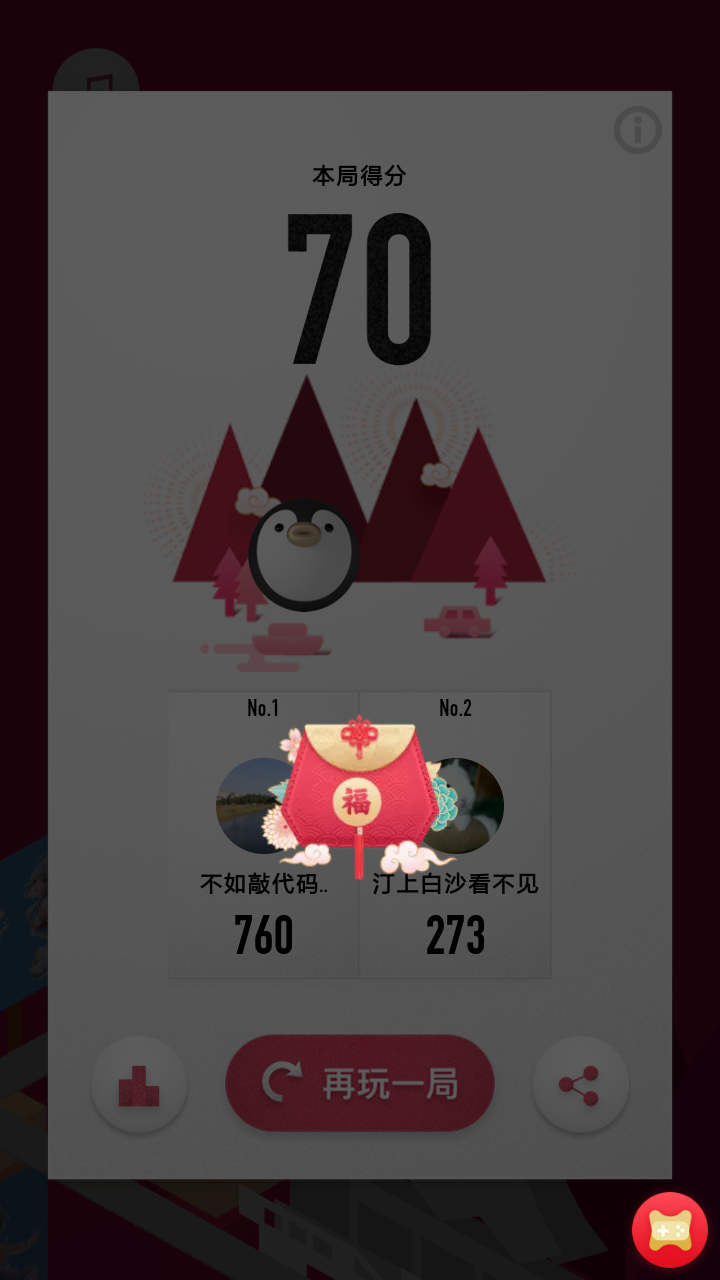
#> input picture qq新年小游戏自动化/screen.png, 720 x 1280 px
$ python bbb.py   (older library calls are emulated)
#> lines starting #> are read from the running program, lines starting #| are printed output that depends on the picture; after the words box and inside, x2 and y2 are one past the last pixel; in counts of white or black regions, pixels touching at a corner belong together
import os
from PIL import Image
import time
import math
import cv2
import numpy as np
import heapq
table = \
[[370.192610797441,	63,					1222.23924476274],#
[332.480181191179,	482.217391304348,	478.762861347733],#
[332.551388071164,	337.512820512821,	575.474087826608],#
[540.044376442758,	66,					1811.28786022420],#
[332.454426382246,	246,				688.254557260936],#
[455.411421996461,	66.4761904761905,	1522.11535541034],#
[331.687169437161,	154.555555555556,	838.409866751495],
[342.658108945075,	66,					1117.61785018496],#
[331.740505840226,	190.300000000000,	788.655025694628],#
[511.948289523586,	68,					1695.07350808520],#
[427.318576218855,	67.3846153846154,	1408.09957210229],#
[332.069448590643,	82.8181818181818,	1019.944088364365],#
[483.190764648091,	67.5454545454546,	1616.31058572181],#
[568.332955675357,	67,					1931.34776362038],
[398.577173247481,	63,					1323.55584354616],#
[331.192205275360,	90,					996.142894381075]]#
# [6 lines left out: function getTime, not called in this run]
def getScreenImage(filename='screen.png'):
#> further down, im is the input picture: PIL image 720x1280 RGBA; mean R, G, B, A 71.9, 61.3, 63.3, 255
	os.system('del backup.png')
	os.system('copy {} backup.png'.format(filename))
	os.system('adb shell screencap -p /sdcard/screen.png')
	os.system('adb pull /sdcard/screen.png '+filename)
# [54 lines left out: functions getxy, makeOriginalPointBlue, makeTargetPointBlue, not called in this run]
def getOriginalPoint(filename):
#> called with filename = 'screen.png'
	im = cv2.imread(filename)
#> im: shape (1280, 720, 3)
	t = np.array([1/3,1/3,1/3])
	tt = im@t
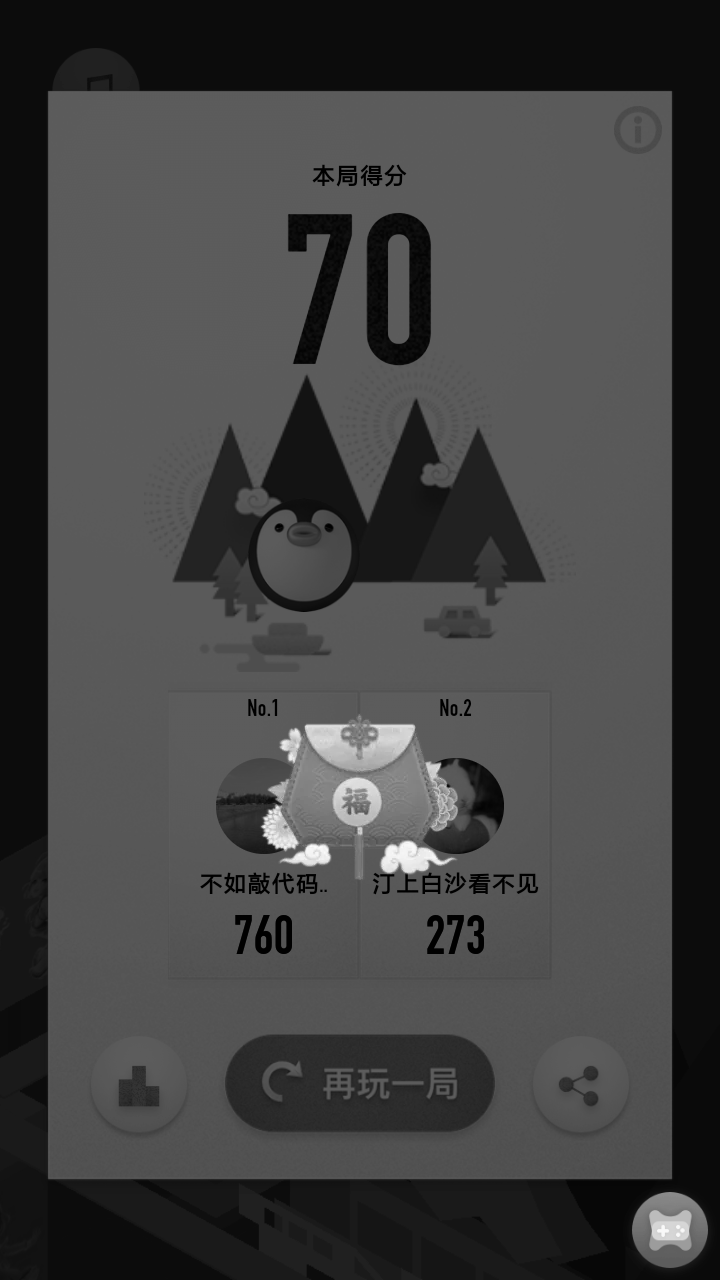
#> tt: shape (1280, 720) float64; min 0, max 252, mean 65.5
	imgray = tt.astype('uint8')
	_,imbinary = cv2.threshold(imgray,50,255,cv2.THRESH_BINARY)
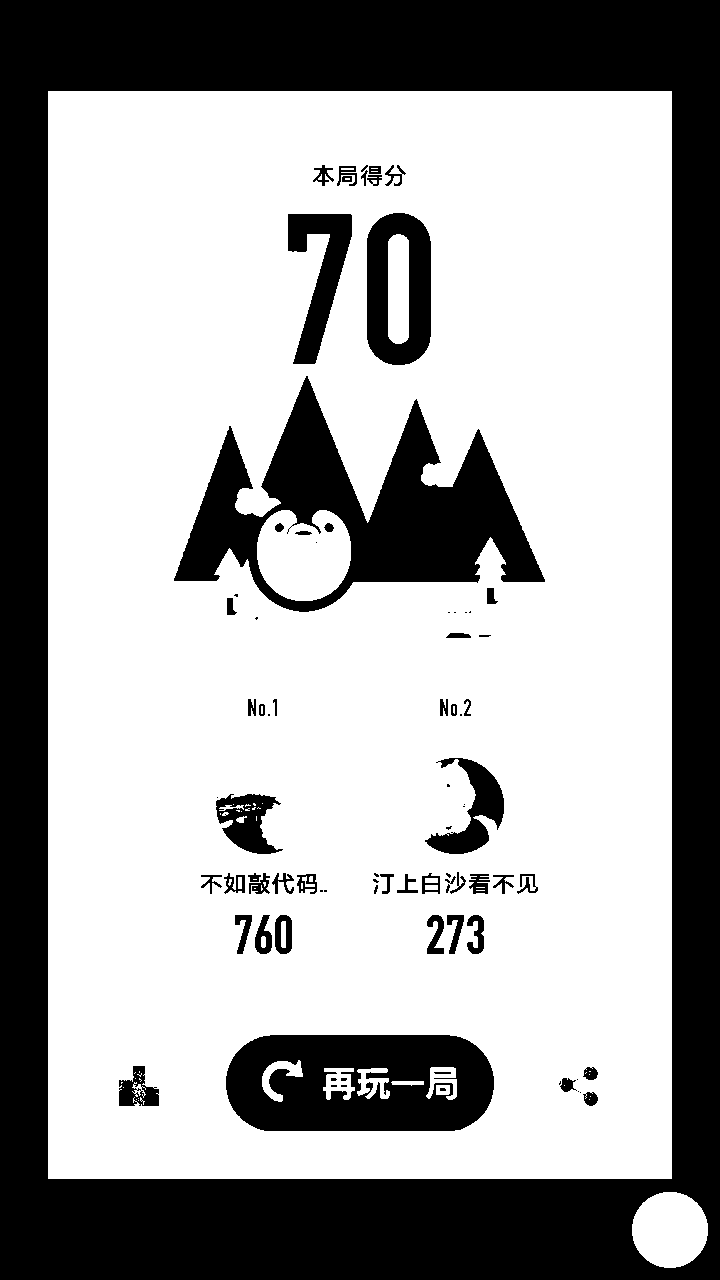
#> imbinary: shape (1280, 720); 65.5% white; 83 black regions (29 under 20 px)
	_,contours,hierarchy = cv2.findContours(imbinary,cv2.RETR_TREE,cv2.CHAIN_APPROX_NONE)
#> contours = 162 contours, 80 with area under 20; largest, box (x1, y1, x2, y2) and area: (48, 91, 672, 1179) 677201, (173, 375, 546, 613) 42098, (225, 1034, 495, 1132) 24090, (366, 212, 432, 366) 9070, (257, 510, 351, 601) 6697
	for i in range(len(contours)):
		contour = contours[i]
		if hierarchy[0][i][2]==-1:
			area = cv2.contourArea(contour)
			radius = math.sqrt(area/math.pi)
			d = contour.max(0)[0][1] - contour.min(0)[0][1]
			#print('d',d)
			#print('radius',radius)
			#print('rate',abs(d-2*radius)/d)
			if d>20 and (abs(d-2*radius)/d)<0.15:
				r = contour.sum(0)/contour.size*2
				r = r[0]
				return r[0],r[1]+radius*42/47
#> this loop made 1 pass
#> (area, radius, d, r) on pass 1: (4451, 37.64, 75, [669.5, 1229.2])
#> `ox,oy = getOriginalPoint('screen.png')`: ox = 669.5; oy = 1262.9
def getTargetPoint(im,threshold=1280):
#> called with threshold = 1262
	d = im.getdata()
	dd = list(d)
#> dd = 921600 items
	rx = 0
	ry = 0
	cnt = 0
	for i in range(threshold*720):
		if dd[i]==(227,56,53,255):
			cnt += 1
			x,y = getxy(i)
			rx += x
			ry += y
#> after the loop, cnt = 0; rx = 0; ry = 0
#> (the run stopped early here; a loop or call above may not have finished)
